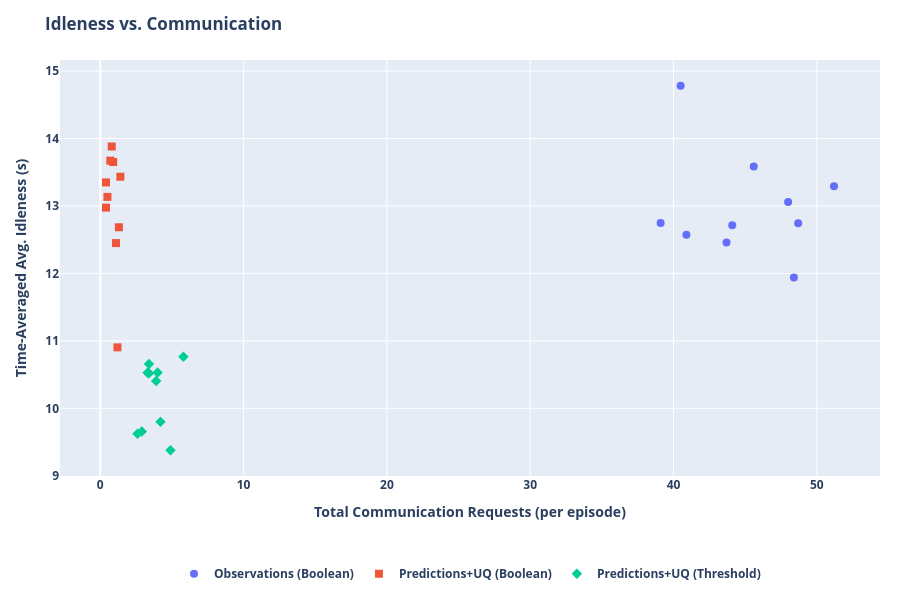

The notebook cell saved with this chart:
### Markdown cell above
### Pareto: Idleness vs. Communication Rate

Each model traces a curve through (comm rate, idleness) space as observation radius varies.
A model that achieves lower idleness at lower comm cost dominates.

### Code cell
fig = go.Figure()
markers = ['circle', 'square', 'diamond', 'cross', 'x']
for series in series_order:
    color = series_colors[series]
    s = summary[series]
    xs = np.array(s['requests_mean'])
    ys = np.array(s['idleness_mean'])
    radii = s['obs_radius']

    fig.add_trace(go.Scatter(
        x=xs, y=ys, mode='markers+text',
        name=series, line=dict(color=color), marker=dict(color=color, size=8, symbol=markers[series_order.index(series) % len(markers)]),
        legendgroup=series,
        # text=[f"{r:.0f}" for r in radii],
        textposition='top center',
        textfont=dict(color=color, size=9),
        hovertemplate=[
            f"{series}<br>obs_radius={r:.1f}<br>requests=%{{x:.1f}}<br>idleness=%{{y:.4f}}<extra></extra>"
            for r in radii
        ],
    ))

fig.update_layout(
    title="Idleness vs. Communication",
    xaxis_title="Total Communication Requests (per episode)",
    yaxis_title="Time-Averaged Avg. Idleness (s)",
    height=600, width=900, hovermode='closest', autosize=True,
    margin=dict(l=60, r=20, t=60, b=120),
    legend=dict(orientation='h', yanchor='top', y=-0.2, xanchor='center', x=0.5),
    font=dict(
        weight="bold"
    )
)
fig.show()

### Figure 1 — Plotly figure (JSON) as saved in the notebook; plotly's stock layout.template omitted (floating-point values rounded to 4 significant figures)
{"data": [{"hovertemplate": ["Observations (Boolean)<br>obs_radius=5.0<br>requests=%{x:.1f}<br>idleness=%{y:.4f}<extra></extra>", "Observations (Boolean)<br>obs_radius=10.0<br>requests=%{x:.1f}<br>idleness=%{y:.4f}<extra></extra>", "Observations (Boolean)<br>obs_radius=15.0<br>requests=%{x:.1f}<br>idleness=%{y:.4f}<extra></extra>", "Observations (Boolean)<br>obs_radius=20.0<br>requests=%{x:.1f}<br>idleness=%{y:.4f}<extra></extra>", "Observations (Boolean)<br>obs_radius=25.0<br>requests=%{x:.1f}<br>idleness=%{y:.4f}<extra></extra>", "Observations (Boolean)<br>obs_radius=30.0<br>requests=%{x:.1f}<br>idleness=%{y:.4f}<extra></extra>", "Observations (Boolean)<br>obs_radius=35.0<br>requests=%{x:.1f}<br>idleness=%{y:.4f}<extra></extra>", "Observations (Boolean)<br>obs_radius=40.0<br>requests=%{x:.1f}<br>idleness=%{y:.4f}<extra></extra>", "Observations (Boolean)<br>obs_radius=45.0<br>requests=%{x:.1f}<br>idleness=%{y:.4f}<extra></extra>", "Observations (Boolean)<br>obs_radius=50.0<br>requests=%{x:.1f}<br>idleness=%{y:.4f}<extra></extra>"], "legendgroup": "Observations (Boolean)", "line": {"color": "#636EFA"}, "marker": {"color": "#636EFA", "size": 8, "symbol": "circle"}, "mode": "markers+text", "name": "Observations (Boolean)", "textfont": {"color": "#636EFA", "size": 9}, "textposition": "top center", "type": "scatter", "x": [39.1, 40.9, 43.7, 44.1, 40.5, 45.6, 48.7, 48.4, 48.0, 51.2], "y": [12.75, 12.57, 12.46, 12.71, 14.78, 13.58, 12.74, 11.94, 13.06, 13.29]}, {"hovertemplate": ["Predictions+UQ (Boolean)<br>obs_radius=5.0<br>requests=%{x:.1f}<br>idleness=%{y:.4f}<extra></extra>", "Predictions+UQ (Boolean)<br>obs_radius=10.0<br>requests=%{x:.1f}<br>idleness=%{y:.4f}<extra></extra>", "Predictions+UQ (Boolean)<br>obs_radius=15.0<br>requests=%{x:.1f}<br>idleness=%{y:.4f}<extra></extra>", "Predictions+UQ (Boolean)<br>obs_radius=20.0<br>requests=%{x:.1f}<br>idleness=%{y:.4f}<extra></extra>", "Predictions+UQ (Boolean)<br>obs_radius=25.0<br>requests=%{x:.1f}<br>idleness=%{y:.4f}<extra></extra>", "Predictions+UQ (Boolean)<br>obs_radius=30.0<br>requests=%{x:.1f}<br>idleness=%{y:.4f}<extra></extra>", "Predictions+UQ (Boolean)<br>obs_radius=35.0<br>requests=%{x:.1f}<br>idleness=%{y:.4f}<extra></extra>", "Predictions+UQ (Boolean)<br>obs_radius=40.0<br>requests=%{x:.1f}<br>idleness=%{y:.4f}<extra></extra>", "Predictions+UQ (Boolean)<br>obs_radius=45.0<br>requests=%{x:.1f}<br>idleness=%{y:.4f}<extra></extra>", "Predictions+UQ (Boolean)<br>obs_radius=50.0<br>requests=%{x:.1f}<br>idleness=%{y:.4f}<extra></extra>"], "legendgroup": "Predictions+UQ (Boolean)", "line": {"color": "#EF553B"}, "marker": {"color": "#EF553B", "size": 8, "symbol": "square"}, "mode": "markers+text", "name": "Predictions+UQ (Boolean)", "textfont": {"color": "#EF553B", "size": 9}, "textposition": "top center", "type": "scatter", "x": [0.4, 0.4, 0.9, 0.5, 0.7, 0.8, 1.4, 1.1, 1.3, 1.2], "y": [13.35, 12.98, 13.65, 13.13, 13.67, 13.88, 13.43, 12.45, 12.68, 10.9]}, {"hovertemplate": ["Predictions+UQ (Threshold)<br>obs_radius=5.0<br>requests=%{x:.1f}<br>idleness=%{y:.4f}<extra></extra>", "Predictions+UQ (Threshold)<br>obs_radius=10.0<br>requests=%{x:.1f}<br>idleness=%{y:.4f}<extra></extra>", "Predictions+UQ (Threshold)<br>obs_radius=15.0<br>requests=%{x:.1f}<br>idleness=%{y:.4f}<extra></extra>", "Predictions+UQ (Threshold)<br>obs_radius=20.0<br>requests=%{x:.1f}<br>idleness=%{y:.4f}<extra></extra>", "Predictions+UQ (Threshold)<br>obs_radius=25.0<br>requests=%{x:.1f}<br>idleness=%{y:.4f}<extra></extra>", "Predictions+UQ (Threshold)<br>obs_radius=30.0<br>requests=%{x:.1f}<br>idleness=%{y:.4f}<extra></extra>", "Predictions+UQ (Threshold)<br>obs_radius=35.0<br>requests=%{x:.1f}<br>idleness=%{y:.4f}<extra></extra>", "Predictions+UQ (Threshold)<br>obs_radius=40.0<br>requests=%{x:.1f}<br>idleness=%{y:.4f}<extra></extra>", "Predictions+UQ (Threshold)<br>obs_radius=45.0<br>requests=%{x:.1f}<br>idleness=%{y:.4f}<extra></extra>", "Predictions+UQ (Threshold)<br>obs_radius=50.0<br>requests=%{x:.1f}<br>idleness=%{y:.4f}<extra></extra>"], "legendgroup": "Predictions+UQ (Threshold)", "line": {"color": "#00CC96"}, "marker": {"color": "#00CC96", "size": 8, "symbol": "diamond"}, "mode": "markers+text", "name": "Predictions+UQ (Threshold)", "textfont": {"color": "#00CC96", "size": 9}, "textposition": "top center", "type": "scatter", "x": [2.6, 3.3, 3.4, 3.4, 2.9, 4.2, 3.9, 4.0, 4.9, 5.8], "y": [9.623, 10.53, 10.52, 10.66, 9.658, 9.8, 10.41, 10.53, 9.379, 10.76]}], "layout": {"autosize": true, "font": {"weight": "bold"}, "height": 600, "hovermode": "closest", "legend": {"orientation": "h", "x": 0.5, "xanchor": "center", "y": -0.2, "yanchor": "top"}, "margin": {"b": 120, "l": 60, "r": 20, "t": 60}, "title": {"text": "Idleness vs. Communication"}, "width": 900, "xaxis": {"title": {"text": "Total Communication Requests (per episode)"}}, "yaxis": {"title": {"text": "Time-Averaged Avg. Idleness (s)"}}}}
